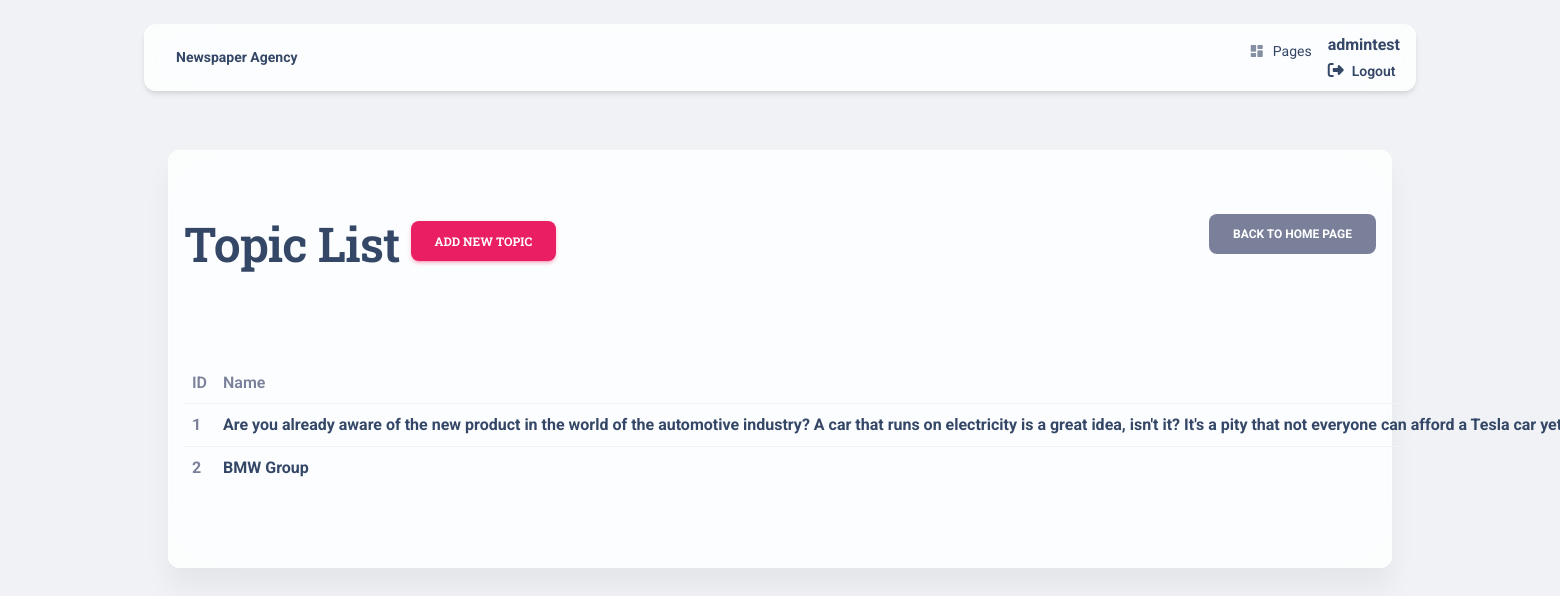
/topics/ (signed in), run on the app's committed database.
### topic/models.py (models this page shows, shortened)
class Redactor(AbstractUser):
    years_of_experience = models.IntegerField(null=True, default="Without dosaid")

class Topic(models.Model):
    name = models.CharField(max_length=255, unique=True)

### topic/views.py (the view)
class TopicListView(LoginRequiredMixin, generic.ListView):
    model = Topic
    paginate_by = 5

### templates/topic/topic_list.html (shortened to what this page needs)
{% extends 'layouts/base_background.html' %}
{% load crispy_forms_tags %}
{% block content %}
  {% include 'includes/navigation.html' %}
    <br><br><br><br>
<div class="container">
<br><br>
  <div class="card card-body blur shadow-blur mx-3 mx-lg-4 mt-n1"  >
        <section class="my-4 py-4" >
          <a style="float:right" href="{% url 'newspaper_agency:index' %}" class="btn btn-secondary link-to-page">
      back to home page
    </a>
   <h1>
      Topic List
      <a href="{% url 'newspaper_agency:topic-create' %}" class="btn btn-primary link-to-page">
        Add new topic
      </a>
    </h1>
<br>
<br>
 <br>
  {% if topic_list %}
    <table class="table">
      <tr>
        <th>ID</th>
        <th>Name</th>
      </tr>
      {% for topic in topic_list %}
        <tr>
          <td>
              {{ topic.id }}
          </td>
          <td>
            <a href="{% url 'newspaper_agency:topic-detail' pk=topic.id %} "><strong>{{ topic.name }}</strong></a>
          </td>
        </tr>
      {% endfor %}
    </table>
  {% else %}
      <p>There are no topics in the service.</p>
  {% endif %}
  </div>
</div>
 {% endblock %}

### templates/includes/navigation.html (shortened to what this page needs)
  <div class="container position-sticky z-index-sticky top-0">
    <div class="row">
      <div class="col-12">
        <nav class="navbar navbar-expand-lg  blur border-radius-xl mt-4 top-0 z-index-3 shadow position-absolute my-3 py-2 start-0 end-0 mx-4">
          <div class="container-fluid px-0">
            <a class="navbar-brand font-weight-bolder ms-sm-3 "  href="/" rel="tooltip" title="Designed and Coded by Creative Tim" data-placement="bottom">
              <strong>Newspaper Agency<strong>
            </a>
            <div class="collapse navbar-collapse pt-3 pb-2 py-lg-0 w-100" id="navigation" >
              <ul class="navbar-nav navbar-nav-hover ms-auto">
                <li class="nav-item dropdown dropdown-hover mx-2">
                  <a class="nav-link ps-2 d-flex cursor-pointer align-items-center" id="dropdownMenuPages" data-bs-toggle="dropdown" aria-expanded="false">
                    <i class="material-icons opacity-6 me-2 text-md">dashboard</i>
                    Pages
                  </a>
                </li>
                <br>
                {% if request.user.is_authenticated %}
                <ul class="sidebar-nav list-group" >
                    <a
                        href="{% url 'newspaper_agency:redactor-detail' pk=user.id %} ">
                      {{ user.get_username }}
                    </a>
                    <a
                      href="{% url 'newspaper_agency:logout' %}">
                      <i class="fa fa-sign-out me-1"></i>
                      <p class="d-inline text-sm font-weight-bold" data-bs-toggle="tooltip" data-bs-placement="bottom" title="Sign OUT">Logout</p>
                    </a>
                </ul>
                {% endif %}
              </ul>
            </div>
          </div>
        </nav>
      </div>
    </div>
  </div>

### data on the page
Redactor: get_username "admintest"
Topic: id "1", name "Are you already aware of the new product in the world of the automotive industry? A car that runs on electricity is a great idea, isn't it? It's a pity that not everyone can afford a Tesla car…"
Topic: id "2", name "BMW Group"
